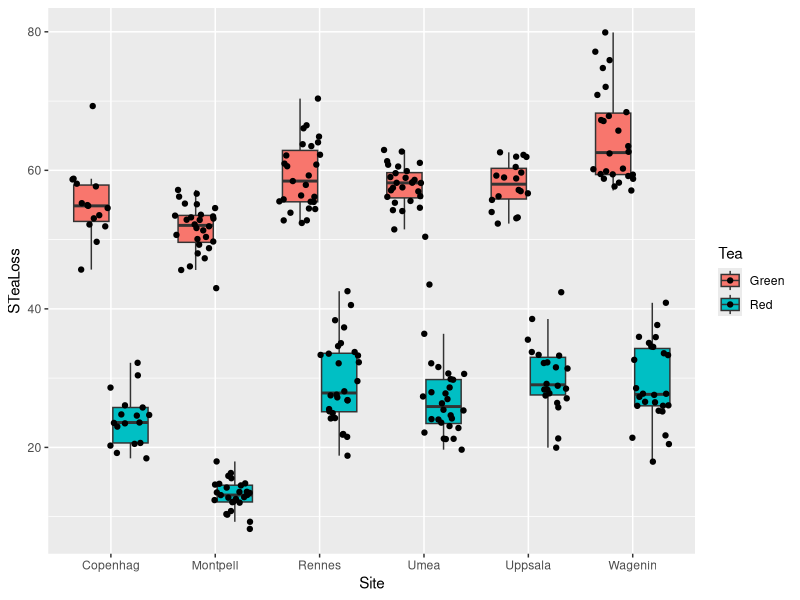
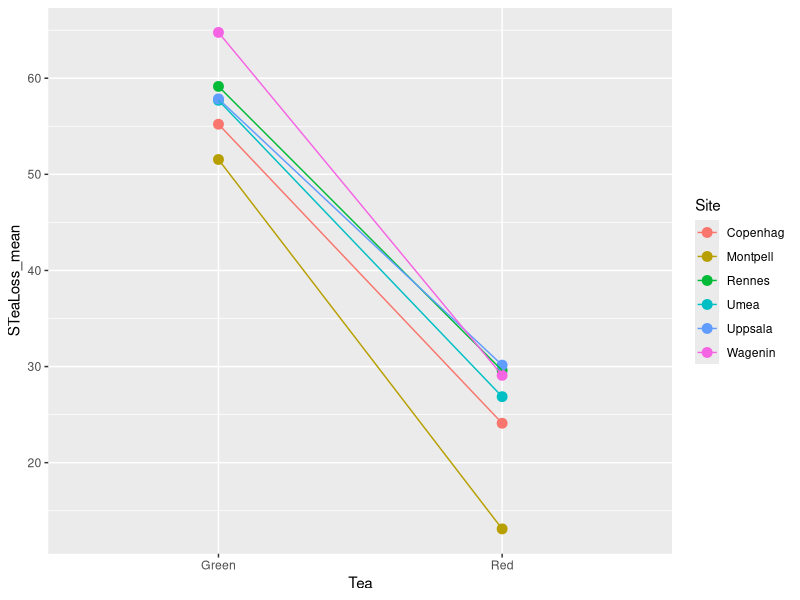
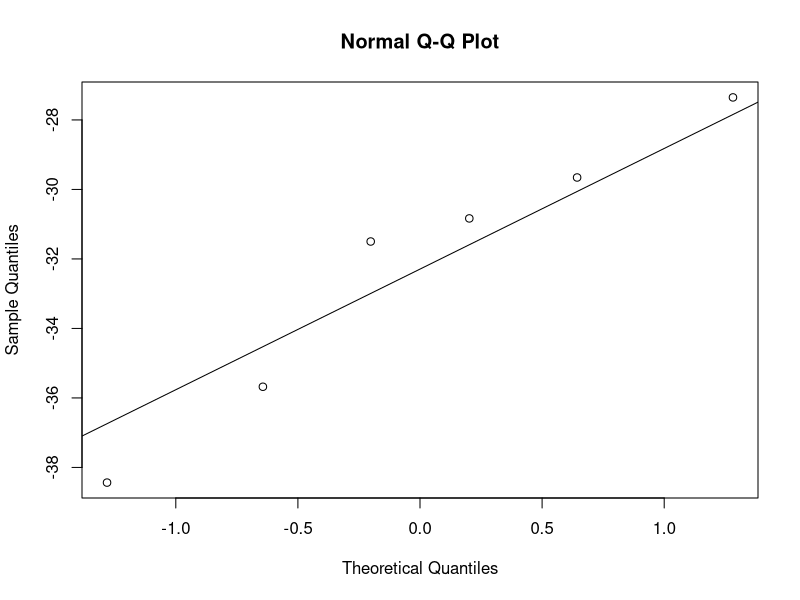
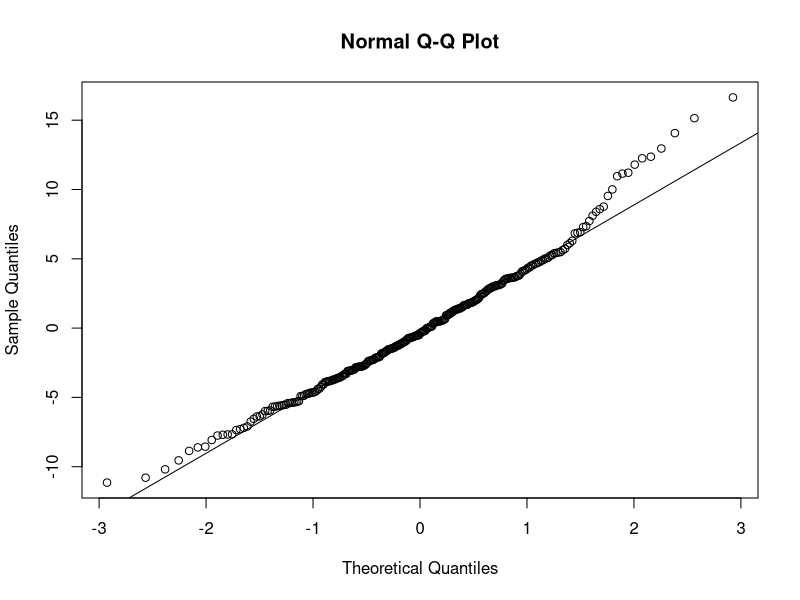
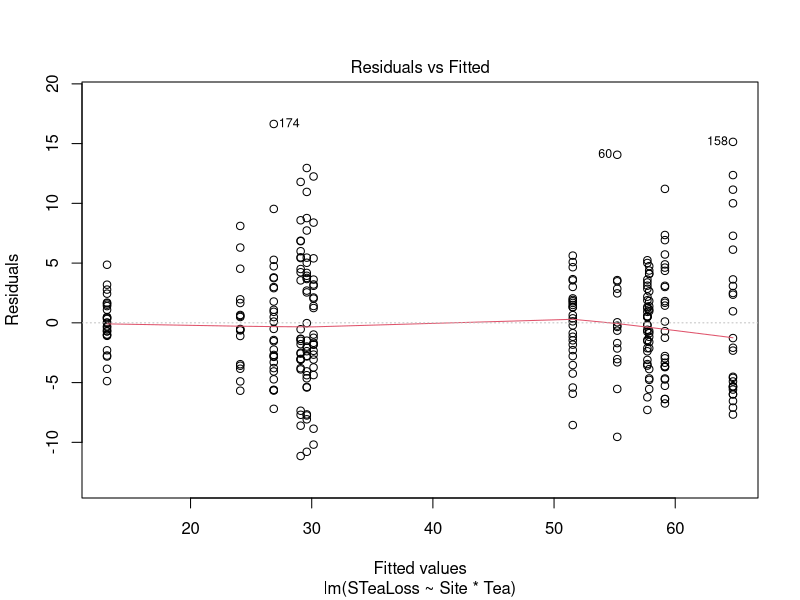
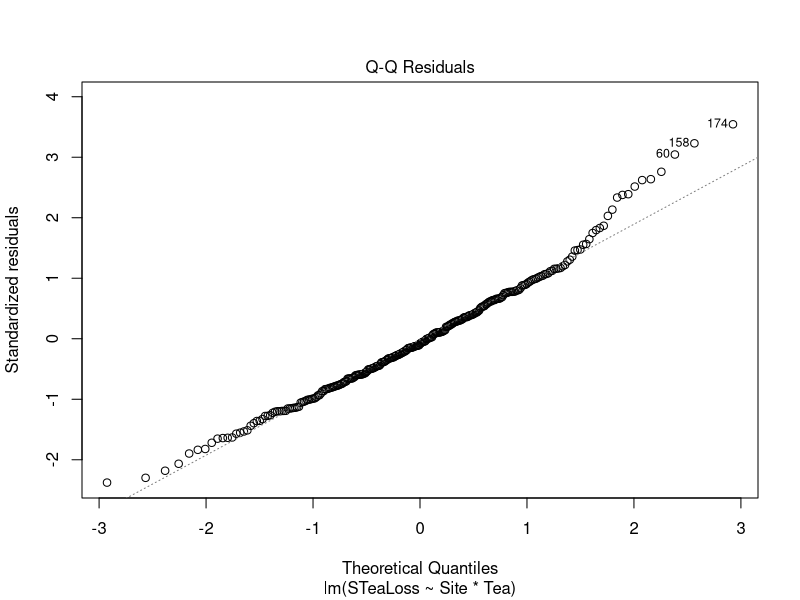
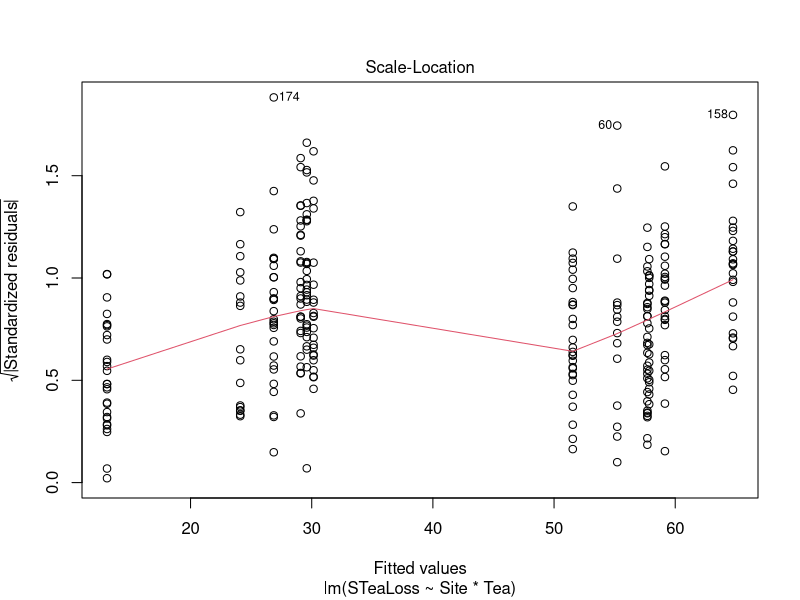
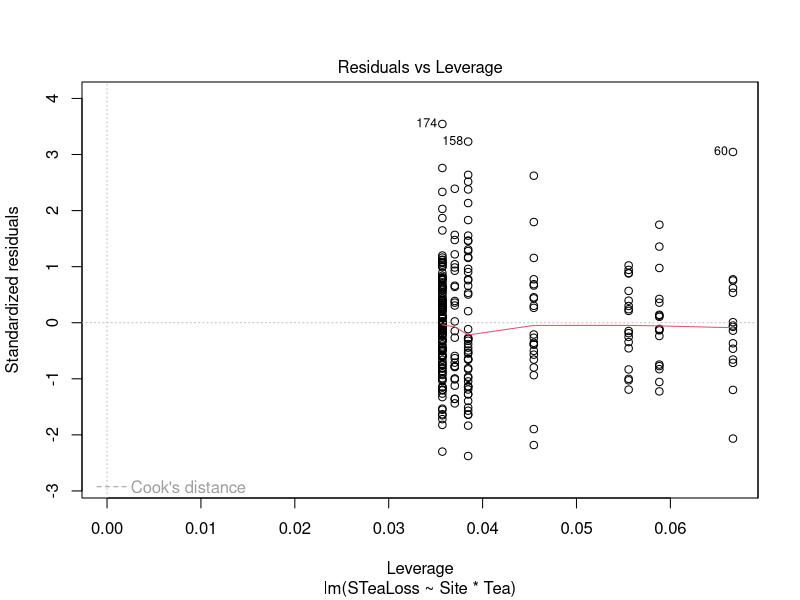

R code for these plots, in order:
### Basic statistical analysis ###
## Global decomposition dataset
# Bradford, Mark A. et al. (2018). Data from: A test of the hierarchical model of litter decomposition [Dataset]. Dryad. https://doi.org/10.5061/dryad.c44h0

library(here)
library(tidyverse)
library(coin)

####################
### Read in data ###
####################
### Decomposition data
dat <- read.csv(here("data", "BradfordVeenLitDecompDATA.csv"))

##########################
### Data visualization ###
##########################
dat %>% ggplot(aes(x = Site, y = STeaLoss, fill = Tea)) +
          geom_boxplot(outlier.shape = NA) +
          geom_point(position = position_jitterdodge())
          

####################
### Data summary ###
####################
### Mean & standard deviation by site and litter type
sdat <- dat %>% group_by(Site, Lit, Tea) %>%
  summarize(across(Temp1:LitFinCN, list(n = ~sum(!is.na(.)),
                                        mean = ~mean(., na.rm = TRUE),
                                        sd = ~sd(., na.rm = TRUE))))

## Visualize summarized data
sdat %>% ggplot(aes(x = Tea, y = STeaLoss_mean)) +
  geom_point(aes(color = Site), size = 3) +
  geom_line(aes(group = Site, color = Site))

#########################
### Statistical tests ###
#########################
### t-test: Compare two means

## In the Bradford dataset, the litter and tea types are all incubated at each site, so the observations are paired. We will account for that non-independence using a paired t-test.
##
# 1) Move paired observations of decomp rate for red and green tea into two columns
# 2) Calculate difference in decomposition rate for red & green tea in each quadrat
# 3) Site-level means. We could make use of the replicates within sites, but that would require a more complex model. We'll keep it simple here.

ptdat <- dat %>% select(c(Site, Quadrat, Tea, STeaLoss)) %>%
                 pivot_wider(names_from = Tea, values_from = STeaLoss) %>%
                 mutate(diffs = Red - Green) %>%
                 group_by(Site) %>%
                 summarize(across(Green:diffs, list(n = ~sum(!is.na(.)),
                                                  mean = ~mean(., na.rm = TRUE),
                                                  sd = ~sd(., na.rm = TRUE))))

## Check assumptions of paired t-test
# Normality of differences using normal probability plot
qqnorm(ptdat$diffs_mean)
qqline(ptdat$diffs_mean)
# (Difficult to assess with only 6 observations)

t.test(ptdat$Red_mean, ptdat$Green_mean, paired = TRUE, alternative = "two.sided")
  
## Alternatively, use a resampling (bootstrap) approach
#resampling test for paired differences from coin package
coin::wilcoxsign_test(ptdat$Red_mean ~ ptdat$Green_mean, distribution="exact")

### ANOVA: Compare means across two or more groups ###

# Note that the model below is too simple for the paired design of the Bradford dataset. Code is provided for example purposes only.

mod1 <- lm(STeaLoss ~ Site*Tea, data = dat)
 
## Check assumptions on residuals 
# Normality of residuals using normal probability plot
qqnorm(resid(mod1))
qqline(resid(mod1))

# Homogeneity of variances
plot(mod1)

## Results
summary(mod1)

anova(mod1)

## Tukey's post-hoc test to determine which groups differ
mod1.aov <- aov(STeaLoss ~ Site*Tea, data = dat)
mod1.tuk <- TukeyHSD(mod1.aov, conf.level=0.95)

### Regression: linear relationship between two variables ###
# Note this code is provided for demonstration. n=6 is insufficient for regression analysis.
# First plot the data
temp.pl <- sdat %>% filter(Tea == "Green") %>%
                     ggplot(aes(x = Temp2_mean, y = STeaLoss_mean)) +
                     geom_point()
# linearity ok... 

## Simple linear regression
mod2 <- sdat %>% filter(Tea == "Red") %>%
        lm(STeaLoss_mean ~ Temp2_mean, data = .)

## Check remaining assumptions on residuals
# Normality
qqnorm(resid(mod2))
qqline(resid(mod2))

# Homogeneity of variances
plot(resid(mod2))

## Results
summary(mod2)


#################  
### Exercises ###
#################
## 1) Is there a difference in decomposition rate between the two types of leaf litter incubated at each site?

## 2) Is there evidence for a relationship between leaf litter decomposition and temperature?
